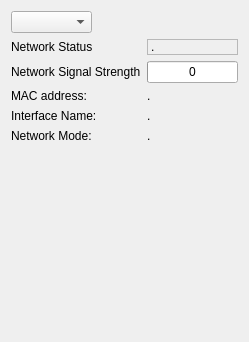
     <widget class="QWidget" name="sysnetworktab">
      <attribute name="title">
       <string>Network</string>
      </attribute>
      <layout class="QGridLayout" name="gridLayout_3">
       <item row="0" column="0">
        <widget class="QComboBox" name="netStatusComboBox">
         <property name="sizePolicy">
          <sizepolicy hsizetype="Fixed" vsizetype="Fixed">
           <horstretch>0</horstretch>
           <verstretch>0</verstretch>
          </sizepolicy>
         </property>
         <item>
          <property name="text">
           <string/>
          </property>
         </item>
         <item>
          <property name="text">
           <string>Gsm</string>
          </property>
         </item>
         <item>
          <property name="text">
           <string>Cdma</string>
          </property>
         </item>
         <item>
          <property name="text">
           <string>Wcdma</string>
          </property>
         </item>
         <item>
          <property name="text">
           <string>Wlan</string>
          </property>
         </item>
         <item>
          <property name="text">
           <string>Ethernet</string>
          </property>
         </item>
         <item>
          <property name="text">
           <string>Bluetooth</string>
          </property>
         </item>
        </widget>
       </item>
       <item row="1" column="0">
        <layout class="QHBoxLayout" name="horizontalLayout_28">
         <item>
          <widget class="QLabel" name="label_42">
           <property name="sizePolicy">
            <sizepolicy hsizetype="Minimum" vsizetype="Preferred">
             <horstretch>0</horstretch>
             <verstretch>0</verstretch>
            </sizepolicy>
           </property>
           <property name="text">
            <string>Network Status</string>
           </property>
          </widget>
         </item>
        </layout>
       </item>
       <item row="2" column="0">
        <widget class="QLabel" name="label_43">
         <property name="sizePolicy">
          <sizepolicy hsizetype="Minimum" vsizetype="Preferred">
           <horstretch>0</horstretch>
           <verstretch>0</verstretch>
          </sizepolicy>
         </property>
         <property name="text">
          <string>Network Signal Strength</string>
         </property>
        </widget>
       </item>
       <item row="5" column="0">
        <layout class="QHBoxLayout" name="horizontalLayout_26">
         <item>
          <widget class="QLabel" name="label_44">
           <property name="sizePolicy">
            <sizepolicy hsizetype="Minimum" vsizetype="Preferred">
             <horstretch>0</horstretch>
             <verstretch>0</verstretch>
            </sizepolicy>
           </property>
           <property name="text">
            <string>MAC address:</string>
           </property>
          </widget>
         </item>
        </layout>
       </item>
       <item row="6" column="0">
        <layout class="QHBoxLayout" name="horizontalLayout_29">
         <item>
          <widget class="QLabel" name="label_45">
           <property name="sizePolicy">
            <sizepolicy hsizetype="Minimum" vsizetype="Preferred">
             <horstretch>0</horstretch>
             <verstretch>0</verstretch>
            </sizepolicy>
           </property>
           <property name="text">
            <string>Interface Name:</string>
           </property>
          </widget>
         </item>
        </layout>
       </item>
       <item row="7" column="0">
        <layout class="QHBoxLayout" name="horizontalLayout">
         <item>
          <widget class="QLabel" name="label_5">
           <property name="sizePolicy">
            <sizepolicy hsizetype="Minimum" vsizetype="Preferred">
             <horstretch>0</horstretch>
             <verstretch>0</verstretch>
            </sizepolicy>
           </property>
           <property name="text">
            <string>Network Mode:</string>
           </property>
          </widget>
         </item>
        </layout>
       </item>
       <item row="8" column="1">
        <spacer name="verticalSpacer_17">
         <property name="orientation">
          <enum>Qt::Vertical</enum>
         </property>
         <property name="sizeHint" stdset="0">
          <size>
           <width>20</width>
           <height>188</height>
          </size>
         </property>
        </spacer>
       </item>
       <item row="2" column="1">
        <widget class="QProgressBar" name="signalLevelProgressBar">
         <property name="value">
          <number>0</number>
         </property>
         <property name="format">
          <string>%v</string>
         </property>
        </widget>
       </item>
       <item row="1" column="1">
        <widget class="QLabel" name="cellNetworkStatusLabel">
         <property name="sizePolicy">
          <sizepolicy hsizetype="Expanding" vsizetype="Fixed">
           <horstretch>0</horstretch>
           <verstretch>0</verstretch>
          </sizepolicy>
         </property>
         <property name="frameShape">
          <enum>QFrame::StyledPanel</enum>
         </property>
         <property name="frameShadow">
          <enum>QFrame::Sunken</enum>
         </property>
         <property name="text">
          <string>.</string>
         </property>
        </widget>
       </item>
       <item row="5" column="1">
        <widget class="QLabel" name="macAddressLabel">
         <property name="sizePolicy">
          <sizepolicy hsizetype="Expanding" vsizetype="Fixed">
           <horstretch>0</horstretch>
           <verstretch>0</verstretch>
          </sizepolicy>
         </property>
         <property name="text">
          <string>.</string>
         </property>
        </widget>
       </item>
       <item row="6" column="1">
        <widget class="QLabel" name="InterfaceLabel">
         <property name="sizePolicy">
          <sizepolicy hsizetype="Expanding" vsizetype="Fixed">
           <horstretch>0</horstretch>
           <verstretch>0</verstretch>
          </sizepolicy>
         </property>
         <property name="text">
          <string>.</string>
         </property>
        </widget>
       </item>
       <item row="7" column="1">
        <widget class="QLabel" name="primaryModeLabel">
         <property name="text">
          <string>.</string>
         </property>
        </widget>
       </item>
      </layout>
     </widget>
